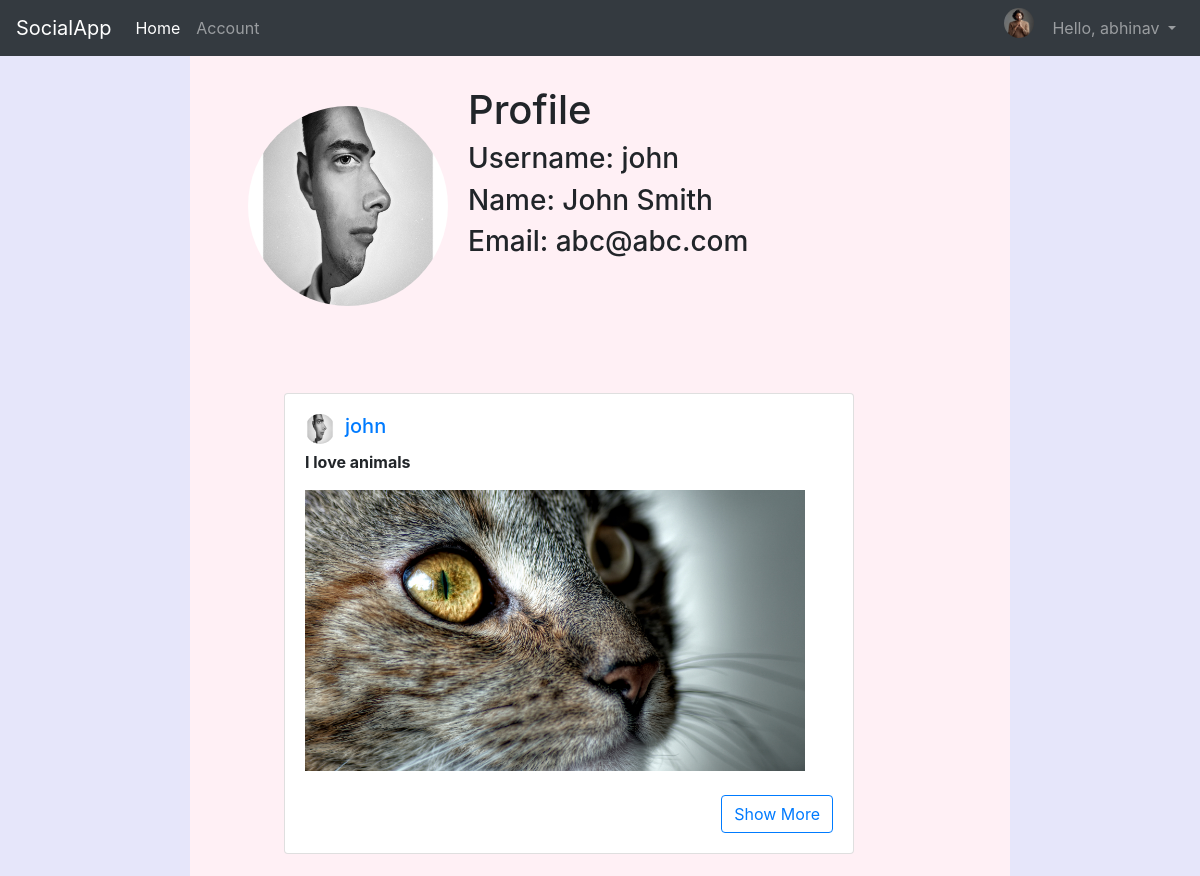
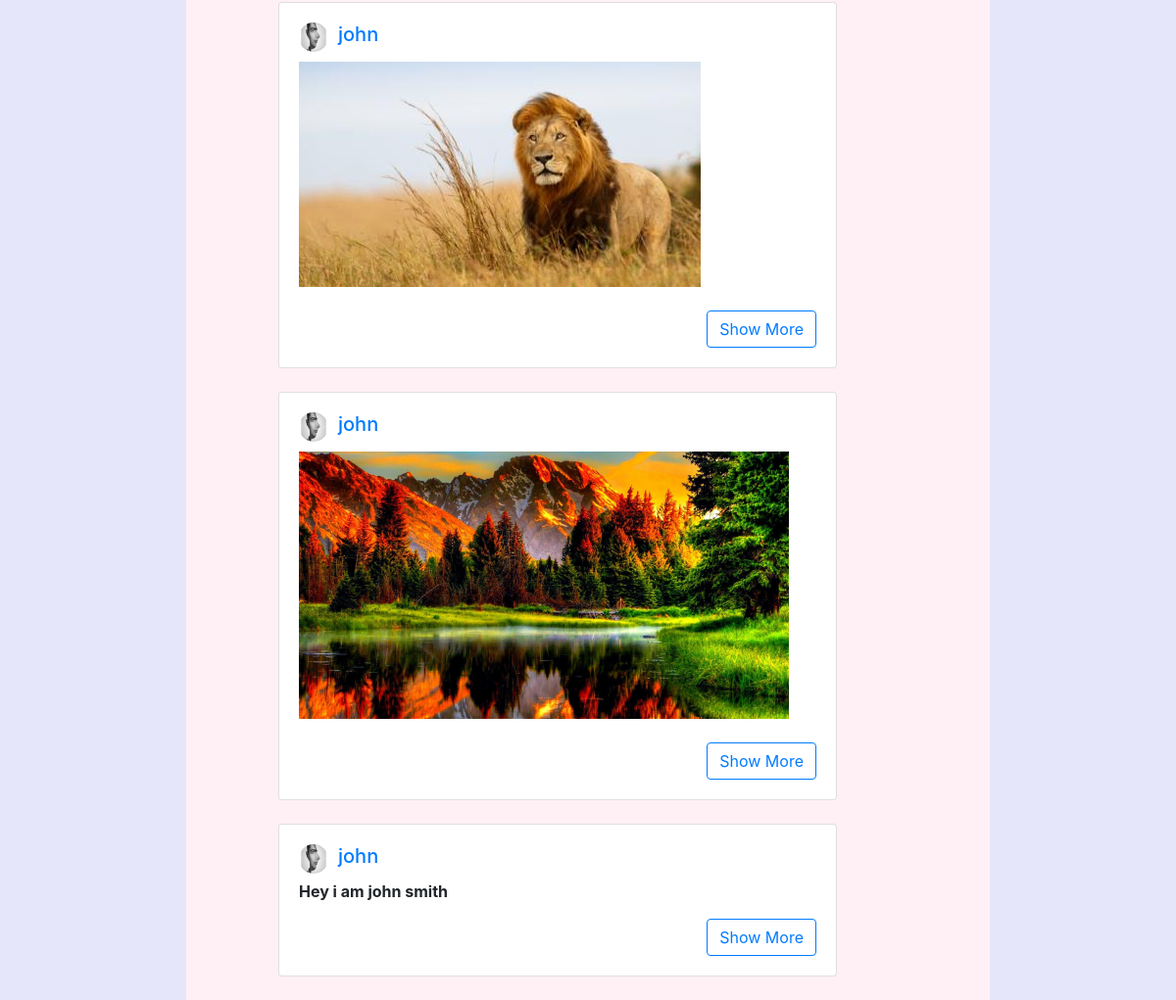
The page /account/john (signed in) on the database its author committed (2 pictures, top to bottom).
### Account/models.py (models this page shows, shortened)
class UserProfile(models.Model):
	user=models.OneToOneField(User,on_delete=models.CASCADE)
	profilePic=models.ImageField(upload_to='profile_image/', default='profile_image/default.png',blank=True)

### Post/models.py (models this page shows, shortened)
class UserPOST(models.Model):
    user=models.ForeignKey(User,default=1,on_delete=models.CASCADE)
    content=models.TextField(max_length=255, blank=True)
    slug=models.SlugField(max_length=250,null=True,blank=True)
    image=models.ImageField(upload_to='post_image/',blank=True)
    timestamp=models.DateTimeField(auto_now_add=True)

### Account/views.py (the view)
# urls.py: path('<str:user>', views.userAccountPage,name='useraccountPage'),
def userAccountPage(request,user):
	qsData1=UserProfile.objects.get(user__username=user)
	qsData=User.objects.get(username=user)
	qs=UserPOST.objects.filter(user__username=user)[::-1]
	context={'qsD':qsData,'qsD1':qsData1,"querySet":qs}
	return render(request,'userAccountPage.html',context)

### Account/templates/userAccountPage.html (shortened to what this page needs)
{% include 'base.html' %}
{% include 'navbar.html' %}
{% block body %}
<div class="row">
		<div class="col-sm-2" style="background-color:lavender;"></div>
		<div class="col-sm-8" style="background-color:lavenderblush;">
<div class="container mx-2" id="infoAccount">
	<img src="{{ qsD1.user.userprofile.profilePic.url }}" id="profileImage">
	<h1>Profile</h1>
	<h3>Username: {{qsD.username}}</h3>
	<h3>Name: {{qsD.first_name}} {{qsD.last_name}}</h3>
	<h3>Email: {{qsD.email }}</h3>
</div>
<br><br><br><br>
<div class="container mx-5">
{% for qs in querySet %}
		<div class="card w-75 mx-3 my-4">
		  <div class="card-body">
		  	<a href="account/{{ qs.user }}">
		  	<img src="{{ qs.user.userprofile.profilePic.url }}" id="profilePostImage" class="rounded-circle">
		    <h5 class="card-title">{{ qs.user }}</h5></a>
		    <p class="card-text"><b>{{ qs.content }}</b></p>
		    	{% if qs.image %}
				<img src="{{ qs.image.url }}" alt="" class="post_image"><br>
				{% endif %}
			<a href="/post/{{ qs.slug }}">
			<button type="button" class="btn btn-outline-primary content">Show More</button></a>
		  </div>
		</div>
	{% endfor %}
</div>
</div>
<div class="col-sm-2" style="background-color:lavender;"></div>
{% endblock %}

### Account/templates/navbar.html (shortened to what this page needs)
<nav class="navbar navbar-expand-lg navbar-dark bg-dark">
  <a class="navbar-brand" href="/">   SocialApp</a>
  <div class="collapse navbar-collapse" id="navbarNavDropdown">
    <ul class="navbar-nav">
      <li class="nav-item active">
        <a class="nav-link" href="/">Home <span class="sr-only">(current)</span></a>
      </li>
      <li class="nav-item">
        <a class="nav-link" href="/account/{{request.user}}">Account</a>
      </li>
    </ul>
    <ul class="navbar-nav ml-auto">
      <img src="{{ user.userprofile.profilePic.url }}" id="profilePostImage" width="45px" height="45px" style="border-radius: 50%;">
      <li class="nav-item dropdown">
        <a class="nav-link dropdown-toggle" href="#" id="navbarDropdown" role="button" data-toggle="dropdown" aria-haspopup="true" aria-expanded="false">
          Hello, {{request.user}}
        </a>
      </li>
    </ul>
  </div>
</nav>

### Account/templates/userAccountPage.html (style rules this page uses)
.content { float:right; }
.post_image { display: block; max-width:500px; max-height:500px; width: auto; height: auto; }
#profilePostImage { float:left; margin-right:10px; width:30px; height:30px; border-radius:50%; }
#profileImage { float:left; margin:20px; width:200px; height:200px; border-radius:50%; }
.container { margin-left:0px; margin-top:30px; }

### rows shown on the page
UserProfile: user.userprofile.profilePic (picture)
UserPOST: user.userprofile.profilePic (picture), user "john", content "I love animals", image (picture)
UserPOST: user.userprofile.profilePic (picture), user "john", image (picture)
UserPOST: user.userprofile.profilePic (picture), user "john", image (picture)
UserPOST: user.userprofile.profilePic (picture), user "john", content "Hey i am john smith"

### other values the page prints
{{ request.user }} "abhinav"
{{ qsD.username }} "john"
{{ qsD.first_name }} "John"
{{ qsD.last_name }} "Smith"
{{ qsD.email }} "abc@abc.com"
